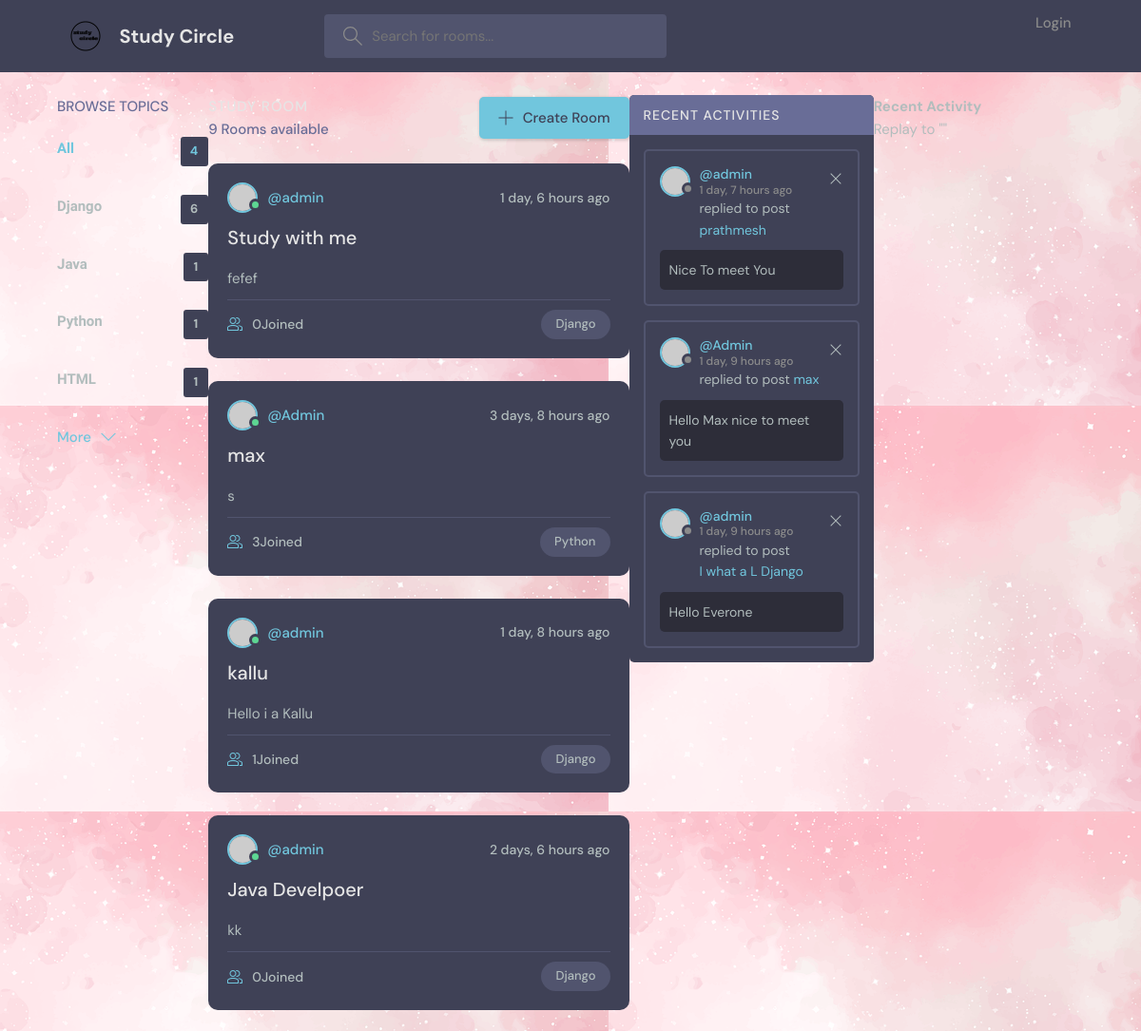
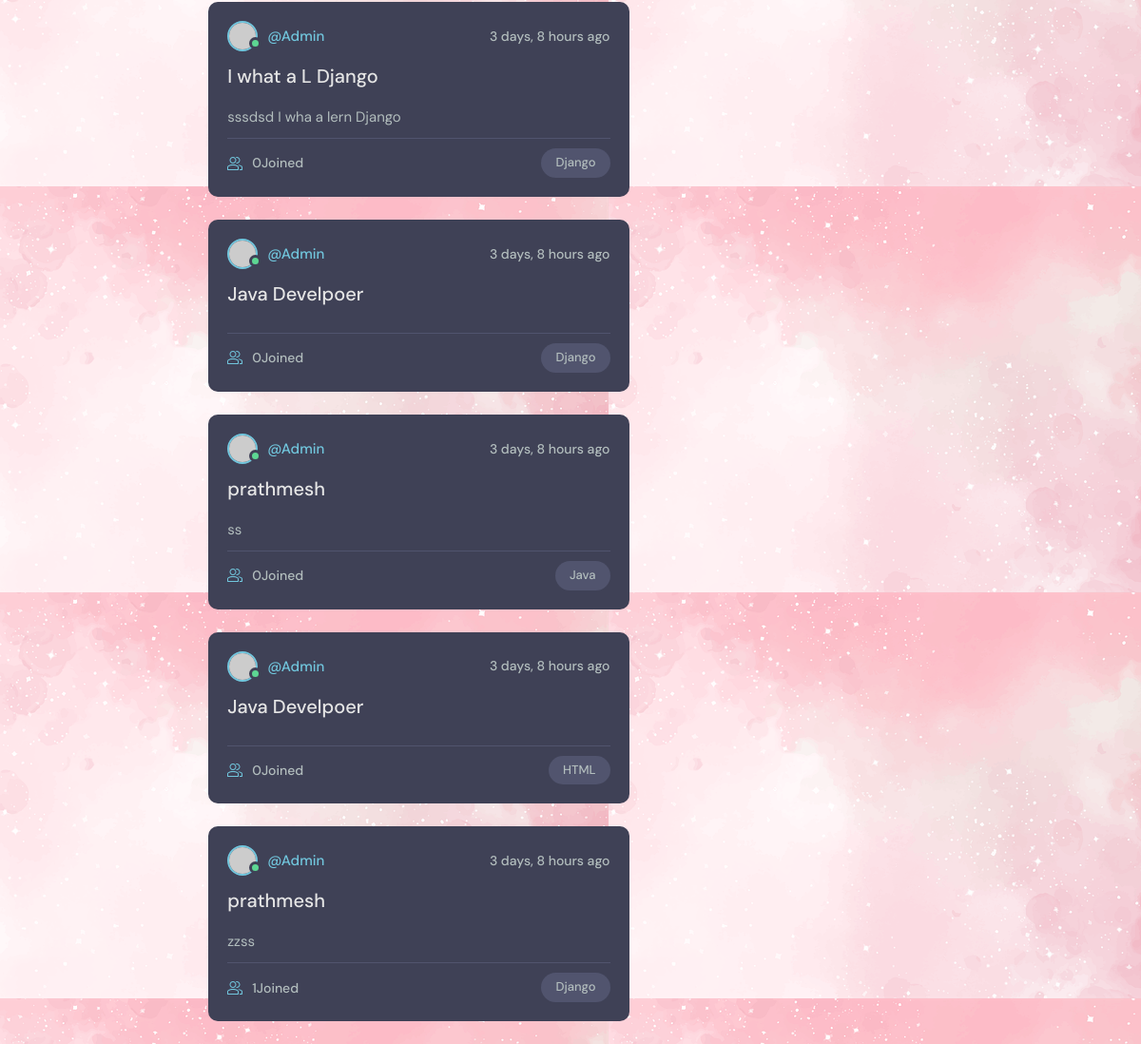
The app's page /, older data (2 pictures, top to bottom).
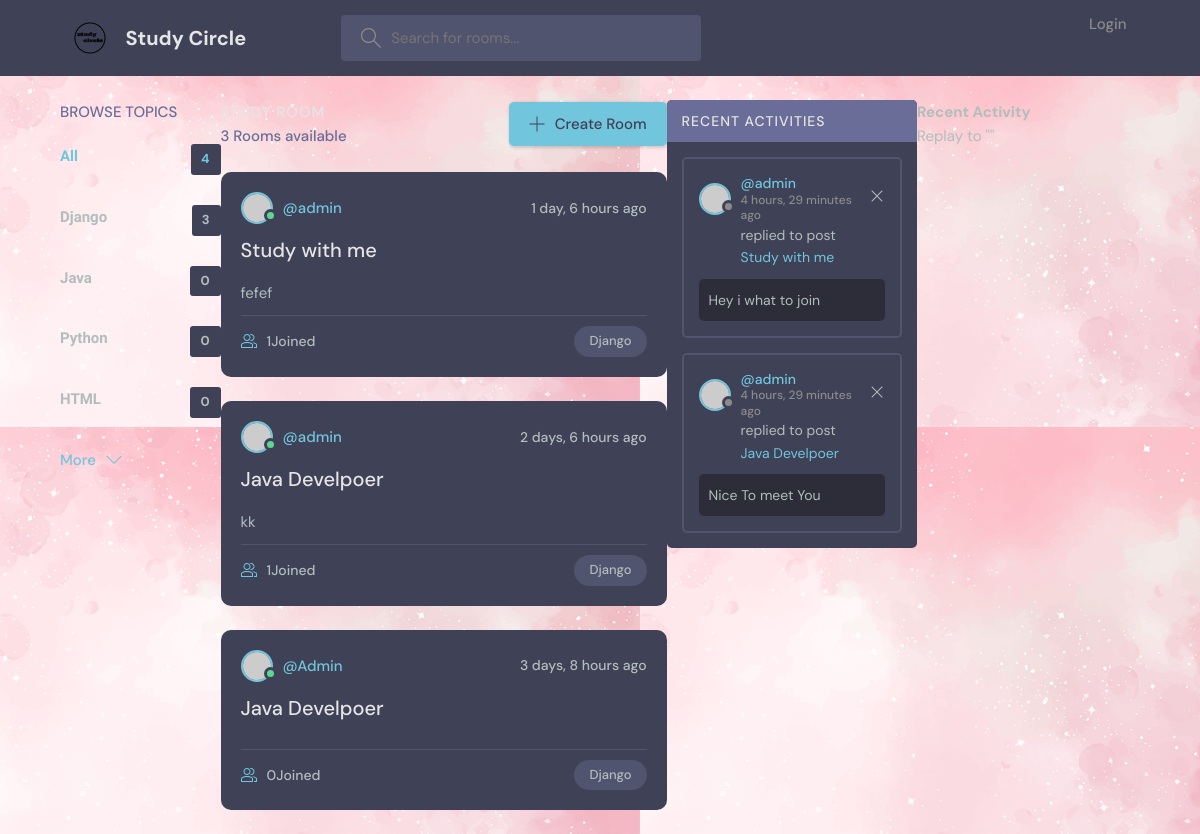
The same page, newer data.
### base/models.py (models this page shows, shortened)
class Topic(models.Model):
    name = models.CharField(max_length=200)

class Room(models.Model):
    host = models.ForeignKey(User,on_delete=models.SET_NULL,null=True)
    topic =models.ForeignKey(Topic,on_delete=models.SET_NULL,null=True)
    name = models.CharField(max_length=200)
    description = models.TextField(null=True,blank=True)
    participants = models.ManyToManyField(User,related_name='participants',blank=True)
    updated = models.DateTimeField(auto_now=True)
    created  = models.DateTimeField(auto_now_add=True)
    class Meta:
        ordering = ['-updated','-created']
    def __str__(self):
        return self.name

class Message(models.Model):
    user = models.ForeignKey(User,on_delete=models.CASCADE)
    room = models.ForeignKey(Room,on_delete=models.CASCADE)
    body = models.TextField()
    updated = models.DateTimeField(auto_now=True)
    created  = models.DateTimeField(auto_now_add=True)
    class Meta:
        ordering = ['-updated','-created']
    def __str__(self):
        return self.body[0:50]

### base/views.py (the view)
# urls.py: path('', views.home, name="home"),
def home(request):
    q = request.GET.get('q') if request.GET.get('q') != None else ''
    rooms = Room.objects.filter(Q(topic__name__icontains = q)
                                |Q(name__icontains=q)
                                |Q(description__icontains=q)
                                )# to get filterd objects with topic name provided form Room
    room_cont = rooms.count()
    room_messages = Message.objects.filter(Q(room__topic__name__icontains=q))
    topic = Topic.objects.all()# to get all entity from topic
    context = {'rooms':rooms,'topics':topic,'room_count':room_cont,'room_messages':room_messages}
    return render(request,'base/home.html',context)

### base/templates/base/home.html (shortened to what this page needs)
{% extends "main.html" %}
{% block content %}
<main class="layout layout--3">
  <div class="container">
     {% include "base/topics_components.html" %}
    <div class="roomList">
      <div class="roomList__header">
        <div>
          <h2>Study Room</h2>
          <p>{{room_count}} Rooms available</p>
        </div>
        <a class="btn btn--main" href="{% url "creat-room" %}">
          <svg version="1.1" xmlns="http://www.w3.org/2000/svg" width="32" height="32" viewBox="0 0 32 32">
            <title>add</title>
            <path
              d="M16.943 0.943h-1.885v14.115h-14.115v1.885h14.115v14.115h1.885v-14.115h14.115v-1.885h-14.115v-14.115z"
            ></path>
          </svg>
          Create Room
        </a>
      </div>
      {% include "base/feed_components.html" %}
    </div>
     {% include "base/activity_components.html" %}
  </div>
</main>{% endblock content %}

### base/templates/base/topics_components.html
<div class="topics">
    <div class="topics__header">
      <h2>Browse Topics</h2>
    </div>
    <ul class="topics__list">
      <li>
        <a href="{% url 'home'%}" class="active">All<span>{{topics.count}}</span></a>
      </li>
      {% for topic in topics %}
      <li>
        <a href="{% url 'home' %}?q={{topic.name}}">{{topic.name}} <span>{{topic.room_set.all.count}}</span></a>
      </li>
      {% endfor %}
    </ul>
    <a class="btn btn--link" href="topics.html">
      More
      <svg version="1.1" xmlns="http://www.w3.org/2000/svg" width="32" height="32" viewBox="0 0 32 32">
        <title>chevron-down</title>
        <path d="M16 21l-13-13h-3l16 16 16-16h-3l-13 13z"></path>
      </svg>
    </a>
  </div>

### base/templates/base/feed_components.html (shortened to what this page needs)
{% for room in rooms %}
<div class="roomListRoom">
    <div class="roomListRoom__header">
      <a href="{% url "user-profile" room.host.id%}" class="roomListRoom__author">
        <div class="avatar avatar--small active">
          <img src="https://randomuser.me/api/portraits/men/11.jpg" />
        </div>
        <span>@{{room.host.username}}</span>
      </a>
      <div class="roomListRoom__actions">
        <span>{{room.created|timesince}} ago</span>
      </div>
    </div>
    <div class="roomListRoom__content">
      <a href="{% url 'room' room.id %}">{{room.name}}</a>
      <p>
        {{room.description}}
      </p>
    </div>
    <div class="roomListRoom__meta">
      <a  href="{% url 'room' room.id %}" class="roomListRoom__joined">
        {{room.participants.all.count}}Joined
      </a>
      <p class="roomListRoom__topic">{{room.topic.name}}</p>
    </div>
  </div>
  {% endfor %}

### base/templates/base/activity_components.html (shortened to what this page needs)
<div class="activities">
  <div class="activities__header">
    <h2>Recent Activities</h2>
  </div>
  {% for message in room_messages %}
  <div class="activities__box">
    <div class="activities__boxHeader roomListRoom__header">
      <a href="profile.html" class="roomListRoom__author">
        <div class="avatar avatar--small">
          <img src="https://randomuser.me/api/portraits/women/11.jpg" />
        </div>
        <p>
          @{{message.user}}
          <span>{{message.created|timesince}} ago</span>
        </p>
      </a>
      <div class="roomListRoom__actions">
        <a href="#">
          <svg version="1.1" xmlns="http://www.w3.org/2000/svg" width="32" height="32" viewBox="0 0 32 32">
            <title>remove</title>
            <path
              d="M27.314 6.019l-1.333-1.333-9.98 9.981-9.981-9.981-1.333 1.333 9.981 9.981-9.981 9.98 1.333 1.333 9.981-9.98 9.98 9.98 1.333-1.333-9.98-9.98 9.98-9.981z"
            ></path>
          </svg>
        </a>
      </div>
    </div>
    <div class="activities__boxContent">
      <p>replied to post <a href="">{{message.room}}</a></p>
      <div class="activities__boxRoomContent">
        {{message}}
      </div>
    </div>
  </div>
  {% endfor %}
</div>
<div>
    <h3>Recent Activity</h3>
    <div>
        <small>Replay to ""</small>
</div>

Row changes from the older to the newer data that the page shows:
removed Room: host.username "Admin", created "3 days, 8 hours", name "max", description "s", participants.all.count "3", topic.name "Python"
removed Room: host.username "admin", created "1 day, 8 hours", name "kallu", description "Hello i a Kallu", participants.all.count "1", topic.name "Django"
removed Room: host.username "Admin", created "3 days, 8 hours", name "I what a L Django", description "sssdsd I wha a lern Django", participants.all.count "0", topic.name "Django"
removed Room: host.username "Admin", created "3 days, 8 hours", name "prathmesh", description "ss", participants.all.count "0", topic.name "Java"
removed Room: host.username "Admin", created "3 days, 8 hours", name "Java Develpoer", participants.all.count "0", topic.name "HTML"
removed Room: host.username "Admin", created "3 days, 8 hours", name "prathmesh", description "zzss", participants.all.count "1", topic.name "Django"
removed Message: user "admin", created "1 day, 7 hours", room "prathmesh", body "Nice To meet You"
removed Message: user "Admin", created "1 day, 9 hours", room "max", body "Hello Max nice to meet you"
removed Message: user "admin", created "1 day, 9 hours", room "I what a L Django", body "Hello Everone"
computed for Topic "Django": room_set.all.count "6" → "3"
computed for Topic "Java": room_set.all.count "1" → "0"
computed for Topic "Python": room_set.all.count "1" → "0"
computed for Topic "HTML": room_set.all.count "1" → "0"
computed for Room "Study with me": participants.all.count "0" → "1"
computed for Room "kk": participants.all.count "0" → "1"
added Message: user "admin", created "4 hours, 29 minutes", room "Study with me", body "Hey i what to join"
added Message: user "admin", created "4 hours, 29 minutes", room "Java Develpoer", body "Nice To meet You"
Text that changed along with them:
{{ room_count }}: "9" → "3"
